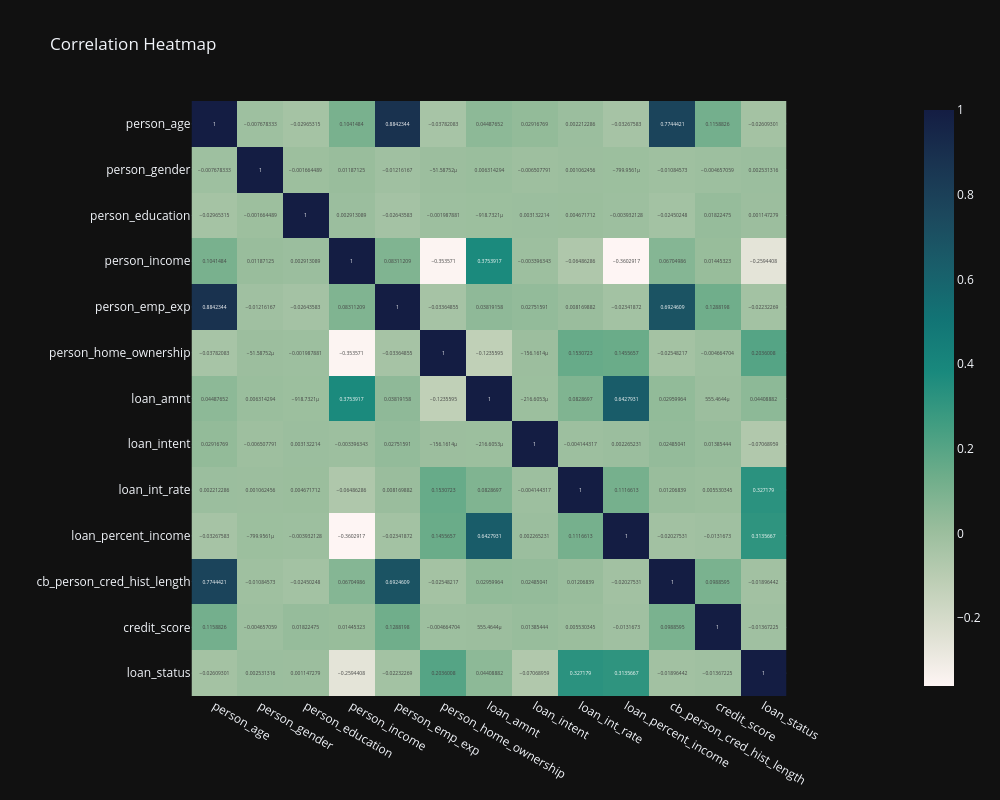

The notebook cell saved with this chart:
### Markdown cell above
## Assign feature and target variables

### Code cell
fig = px.imshow(df_cleaned.corr(), 
                text_auto=True, 
                color_continuous_scale = "tempo",  
                template='plotly_dark',
                title="Correlation Heatmap")
fig.update_layout(
    width=1000, 
    height=800  
)
fig.show()

### Figure 1 — Plotly figure (JSON) as saved in the notebook; plotly's stock layout.template omitted (floating-point values rounded to 4 significant figures; data arrays with more than 128 entries replaced by an {"elided": "..."} marker saying what was removed)
{"data": [{"coloraxis": "coloraxis", "hovertemplate": "x: %{x}<br>y: %{y}<br>color: %{z}<extra></extra>", "name": "0", "texttemplate": "%{z}", "type": "heatmap", "x": ["person_age", "person_gender", "person_education", "person_income", "person_emp_exp", "person_home_ownership", "loan_amnt", "loan_intent", "loan_int_rate", "loan_percent_income", "cb_person_cred_hist_length", "credit_score", "loan_status"], "xaxis": "x", "y": ["person_age", "person_gender", "person_education", "person_income", "person_emp_exp", "person_home_ownership", "loan_amnt", "loan_intent", "loan_int_rate", "loan_percent_income", "cb_person_cred_hist_length", "credit_score", "loan_status"], "yaxis": "y", "z": {"elided": "13x13 float values"}}], "layout": {"coloraxis": {"colorscale": [[0, "rgb(254, 245, 244)"], [0.09091, "rgb(222, 224, 210)"], [0.1818, "rgb(189, 206, 181)"], [0.2727, "rgb(153, 189, 156)"], [0.3636, "rgb(110, 173, 138)"], [0.4545, "rgb(65, 157, 129)"], [0.5455, "rgb(25, 137, 125)"], [0.6364, "rgb(18, 116, 117)"], [0.7273, "rgb(25, 94, 106)"], [0.8182, "rgb(28, 72, 93)"], [0.9091, "rgb(25, 51, 80)"], [1, "rgb(20, 29, 67)"]]}, "height": 800, "title": {"text": "Correlation Heatmap"}, "width": 1000, "xaxis": {"anchor": "y", "constrain": "domain", "domain": [0, 1], "scaleanchor": "y"}, "yaxis": {"anchor": "x", "autorange": "reversed", "constrain": "domain", "domain": [0, 1]}}}
